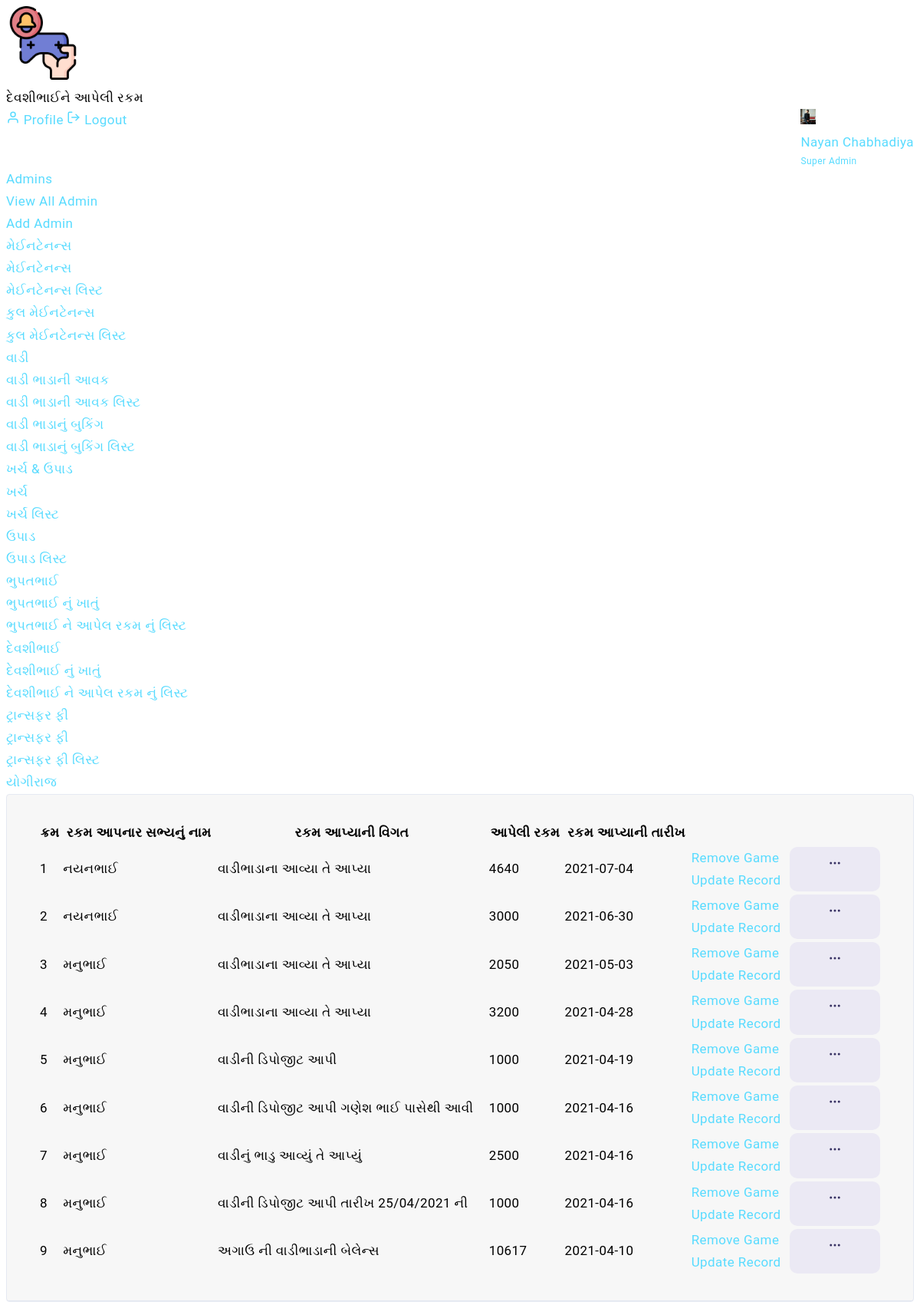
The page /admin/list_devashibhai.php (signed in) on the database its author committed.
### tables this page shows
CREATE TABLE `devashibhai` (
  `id` int(11) NOT NULL,
  `name` varchar(255) NOT NULL,
  `amount` int(11) NOT NULL,
  `amount_date` date NOT NULL,
  `description` varchar(255) NOT NULL
);

### admin/list_devashibhai.php (the view, shortened to what this page needs)
<?php
include "../connection.php";
$admin_profile = $_SESSION['admin_email'];
  $admin_query = "SELECT * FROM admin WHERE email='$admin_profile'";
  $admin_data = mysqli_query($conn,$admin_query);
  $admin_result = mysqli_fetch_assoc($admin_data);
  $devashibhai_list_query = "SELECT * FROM devashibhai ORDER BY id DESC";
  $devashibhai_list_data = mysqli_query($conn,$devashibhai_list_query);
  $cnt=1;
?>
<?php include "includes/admin_top.php"; ?>
<div class="header">
    <div class="header-content">
        <nav class="navbar navbar-expand">
            <div class="collapse navbar-collapse justify-content-between">
                <div class="header-left">
                    <div class="dashboard_bar">
                        દેવશીભાઈને આપેલી રકમ
                    </div>
                </div>
                <ul class="navbar-nav header-right">
                    <li class="nav-item dropdown header-profile">
                        <a class="nav-link" href="#" role="button" data-toggle="dropdown">
                            <img src="<?php echo $admin_result['profile_pic']; ?>" width="20" alt=""/>
                            <div class="header-info">
                                 <span><?php echo $admin_result['name']; ?></span>
                                 <small>Super Admin</small>
                            </div>
                        </a>
                        <div class="dropdown-menu dropdown-menu-right">
                            <a href="admin-profile.php" class="dropdown-item ai-icon">
                                <span class="ml-2">Profile </span>
                            </a>
                            <a href="../logout.php" class="dropdown-item ai-icon">
                                <span class="ml-2">Logout </span>
                            </a>
                        </div>
                    </li>
                </ul>
            </div>
        </nav>
    </div>
</div>
    <?php include 'includes/admin_sidebar.php'; ?>
<div class="content-body">
    <div class="container-fluid">
      <div class="col-xxl-12">
        <div class="card">
            <div class="card-header d-block d-sm-flex border-0">
              <div class="card-body pr-2 pl-2">
                <table id="example" class="display" style="width:100%">
                  <thead>
                    <tr>
                      <th>ક્રમ</th>
                      <th>રકમ આપનાર સભ્યનું નામ</th>
                      <th>રકમ આપ્યાની વિગત</th>
                      <th>આપેલી રકમ</th>
                      <th>રકમ આપ્યાની તારીખ</th>
                      <th></th>
                    </tr>
                  </thead>
                  <tbody>
                    <?php
                      while( $devashibhai_list_result = mysqli_fetch_assoc($devashibhai_list_data))
                      {
                    ?>
                    <tr>
                      <td><?php echo $cnt;?></td>
                      <td><?php echo $devashibhai_list_result['name'];?></td>
                      <td><?php echo $devashibhai_list_result['description'];?></td>
                      <td><?php echo $devashibhai_list_result['amount'];?></td>
                      <td><?php echo $devashibhai_list_result['amount_date'];?></td>
                      <td>
                        <div class="dropdown ml-auto">
                          <a href="#" class="btn btn-primary light sharp" data-toggle="dropdown" aria-expanded="true">
                          </a>
                          <ul class="dropdown-menu dropdown-menu-right">
                            <li class="dropdown-item">
                              <a href="delete_devashibhai.php?id=<?php echo $devashibhai_list_result['id'];?>" onclick="javascript:confirmationDelete($(this));return false;">
                                Remove Game
                              </a>
                            </li>
                            <li class="dropdown-item">
                              <a href="update_devashibhai.php?id=<?php echo $devashibhai_list_result['id'];?>">
                                Update Record
                              </a>
                            </li>
                          </ul>
                        </div>
                      </td>
                    </tr>
                    <?php
                      $cnt=$cnt+1;
                      }
                    ?>
                  </tbody>
                </table>
              </div>
            </div>
        </div>
      </div>
    </div>
</div>
</div>
</body>
</html>

### admin/includes/admin_top.php (shortened to what this page needs)
<!DOCTYPE html>
<html lang="en">
<head>
        <link rel="stylesheet" type="text/css" href="vendor/datatables/datatables/css/jquery.dataTables.min.css">
	  <link rel="stylesheet" href="vendor/chartist/css/chartist.min.css">
    <link href="vendor/bootstrap-select/dist/css/bootstrap-select.min.css" rel="stylesheet">
	  <link href="vendor/owl-carousel/owl.carousel.css" rel="stylesheet">
    <link href="css/style.css" rel="stylesheet">
    <link href="css/conter.css" rel="stylesheet">
    <link rel="stylesheet" type="text/css" href="css/upload_profile.css">
</head>
<body>
    <div id="main-wrapper">
        <div class="nav-header">
            <a href="index.php" class="brand-logo">
                <img class="brand-logo " src="images/logo.png" alt="" width="96" height="126"/>
            </a>
        </div>

### admin/includes/admin_sidebar.php (shortened to what this page needs)
<div class="deznav">
    <div class="deznav-scroll">
<ul class="metismenu" id="menu">
            <li>
              <a class="has-arrow ai-icon" href="javascript:void()" aria-expanded="false">
                <span class="nav-text">Admins</span>
              </a>
              <ul aria-expanded="false">
                <li><a href="admin_list.php">View All Admin</a></li>
                <li><a href="add_admin.php">Add Admin</a></li>
              </ul>
            </li>
            <li>
              <a class="has-arrow ai-icon" href="javascript:void()" aria-expanded="false">
                <span class="nav-text">મેઈનટેનન્સ</span>
              </a>
              <ul aria-expanded="false">
                <li><a href="add_maintenance.php">મેઈનટેનન્સ</a></li>
                <li><a href="list_maintenance.php">મેઈનટેનન્સ લિસ્ટ</a></li>
                <li><a href="add_maintenancet.php">કુલ મેઈનટેનન્સ</a></li>
                <li><a href="list_maintenancet.php">કુલ મેઈનટેનન્સ લિસ્ટ</a></li>
              </ul>
            </li>
            <li>
              <a class="has-arrow ai-icon" href="javascript:void()" aria-expanded="false">
                <span class="nav-text">વાડી</span>
              </a>
              <ul aria-expanded="false">
                <li><a href="add_vadi_income.php">વાડી ભાડાની આવક</a></li>
                <li><a href="list_vadi_income.php">વાડી ભાડાની આવક લિસ્ટ</a></li>
                <li><a href="add_vadi_booking.php">વાડી ભાડાનું બુકિંગ</a></li>
                <li><a href="list_vadi_booking.php">વાડી ભાડાનું બુકિંગ લિસ્ટ</a></li>
              </ul>
            </li>
            <li>
              <a class="has-arrow ai-icon" href="javascript:void()" aria-expanded="false">
                <span class="nav-text">ખર્ચ & ઉપાડ</span>
              </a>
              <ul aria-expanded="false">
                <li><a href="add_expance.php">ખર્ચ</a></li>
                <li><a href="list_expance.php">ખર્ચ લિસ્ટ</a></li>
                <li><a href="add_upad.php">ઉપાડ</a></li>
                <li><a href="list_upad.php">ઉપાડ લિસ્ટ</a></li>
              </ul>
            </li>
            <li>
              <a class="has-arrow ai-icon" href="javascript:void()" aria-expanded="false">
                <span class="nav-text">ભુપતભાઈ</span>
              </a>
              <ul aria-expanded="false">
                <li><a href="add_bhupatbhai.php">ભુપતભાઈ નું ખાતું</a></li>
                <li><a href="list_bhupatbhai.php">ભુપતભાઈ ને આપેલ રકમ નું લિસ્ટ</a></li>
              </ul>
            </li>
            <li>
              <a class="has-arrow ai-icon" href="javascript:void()" aria-expanded="false">
                <span class="nav-text">દેવશીભાઈ</span>
              </a>
              <ul aria-expanded="false">
                <li><a href="add_devashibhai.php">દેવશીભાઈ નું ખાતું</a></li>
                <li><a href="list_devashibhai.php">દેવશીભાઈ ને આપેલ રકમ નું લિસ્ટ</a></li>
              </ul>
            </li>
            <li>
              <a class="has-arrow ai-icon" href="javascript:void()" aria-expanded="false">
                <span class="nav-text">ટ્રાન્સફર ફી</span>
              </a>
              <ul aria-expanded="false">
                <li><a href="add_transfer_fee.php">ટ્રાન્સફર ફી</a></li>
                <li><a href="list_transfer_fee.php">ટ્રાન્સફર ફી લિસ્ટ</a></li>
              </ul>
            </li>
            <li>
              <a class="has-arrow ai-icon" href="javascript:void()" aria-expanded="false">
                <span class="nav-text">યોગીરાજ</span>
              </a>
            </li>
        </ul>
</div>
</div>

### rows shown on the page
devashibhai: name "નયનભાઈ", description "વાડીભાડાના આવ્યા તે આપ્યા", amount "4640", amount_date "2021-07-04"
devashibhai: name "નયનભાઈ", description "વાડીભાડાના આવ્યા તે આપ્યા", amount "3000", amount_date "2021-06-30"
devashibhai: name "મનુભાઈ", description "વાડીભાડાના આવ્યા તે આપ્યા", amount "2050", amount_date "2021-05-03"
devashibhai: name "મનુભાઈ", description "વાડીભાડાના આવ્યા તે આપ્યા", amount "3200", amount_date "2021-04-28"
devashibhai: name "મનુભાઈ", description "વાડીની ડિપોજીટ આપી", amount "1000", amount_date "2021-04-19"
devashibhai: name "મનુભાઈ", description "વાડીની ડિપોજીટ આપી ગણેશ ભાઈ પાસેથી આવી", amount "1000", amount_date "2021-04-16"
devashibhai: name "મનુભાઈ", description "વાડીનું ભાડુ આવ્યું તે આપ્યું", amount "2500", amount_date "2021-04-16"
devashibhai: name "મનુભાઈ", description "વાડીની ડિપોજીટ આપી તારીખ 25/04/2021 ની", amount "1000", amount_date "2021-04-16"
devashibhai: name "મનુભાઈ", description "અગાઉ ની વાડીભાડાની બેલેન્સ", amount "10617", amount_date "2021-04-10"

### other values the page prints
$admin_result['name'] "Nayan Chabhadiya"
